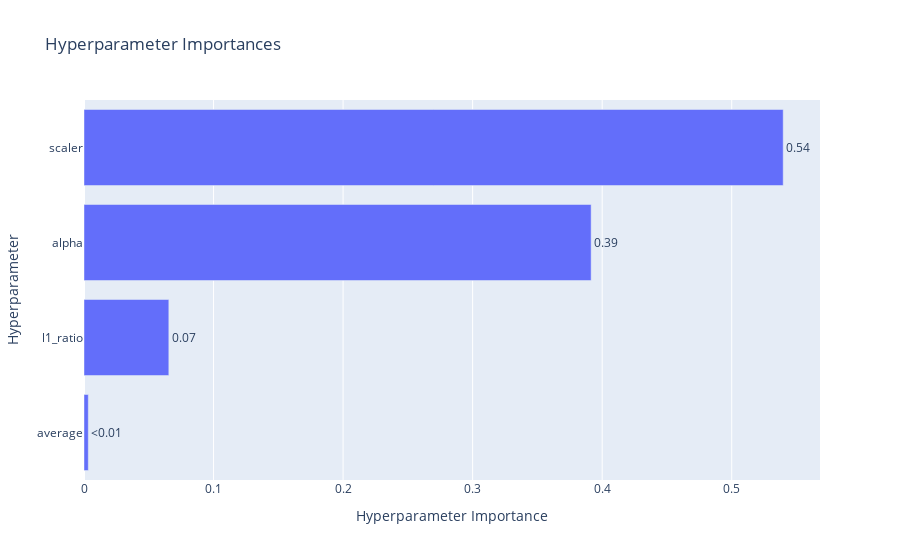

The cell this chart's notebook holds for it:
### Code cell
optuna.visualization.plot_param_importances(
    study,
    target=lambda t: t.duration.total_seconds(),
    target_name="duration"
)

### Figure 1 — Plotly figure (JSON) as saved in the notebook; plotly's stock layout.template omitted (floating-point values rounded to 4 significant figures)
{"data": [{"cliponaxis": false, "hovertemplate": ["average (CategoricalDistribution): 0.0033207127252159064<extra></extra>", "l1_ratio (FloatDistribution): 0.06548196470615801<extra></extra>", "alpha (FloatDistribution): 0.391470052034791<extra></extra>", "scaler (CategoricalDistribution): 0.539727270533835<extra></extra>"], "name": "duration", "orientation": "h", "text": ["<0.01", "0.07", "0.39", "0.54"], "textposition": "outside", "type": "bar", "x": [0.003321, 0.06548, 0.3915, 0.5397], "y": ["average", "l1_ratio", "alpha", "scaler"]}], "layout": {"title": {"text": "Hyperparameter Importances"}, "xaxis": {"title": {"text": "Hyperparameter Importance"}}, "yaxis": {"title": {"text": "Hyperparameter"}}}}
